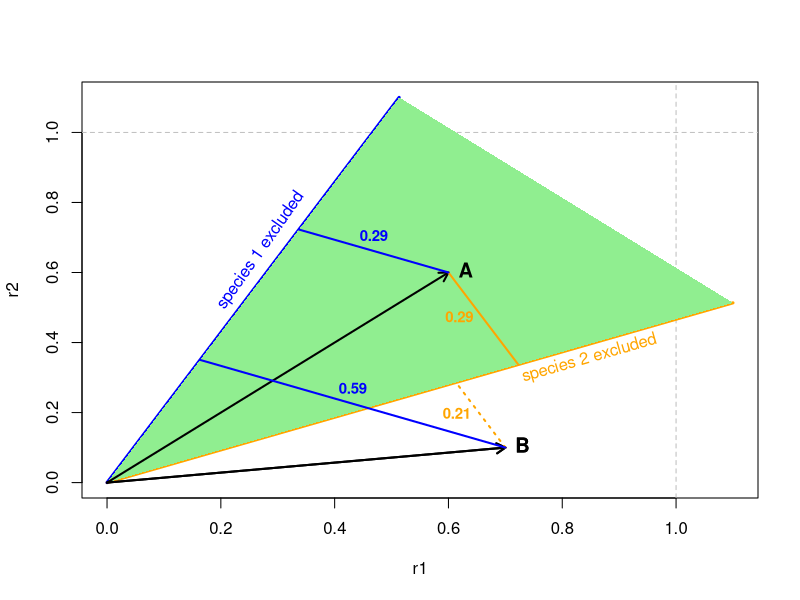
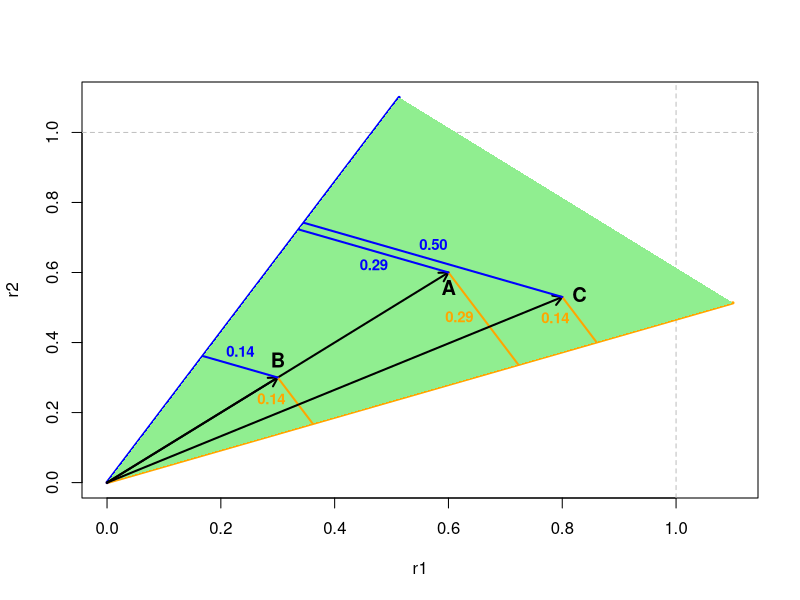

Generate these figures, in order, with R:
# Species interaction matrix
A <- matrix(data = NA, nrow = 2, ncol = 2)
A[1,1] <- -0.75
A[2,2] <- -0.75
A[1,2] <- -0.35
A[2,1] <- -0.35

# Calculate slopes for cone borders
slope1 <- A[1,2]/A[1,1]  # -0.35/-0.75 = 0.4667
slope2 <- A[2,2]/A[2,1]  # -0.75/-0.35 = 2.1429

# Create a simple plot with gray dashed lines at x=1 and y=1
plot(0:1.1, 0:1.1, type = "n", 
     xlim = c(0, 1.1), ylim = c(0, 1.1),
     xlab = "r1", ylab = "r2", main = "")

# Add vertical line at x=1 (gray dashed)
abline(v = 1, col = "gray", lty = 2)

# Add horizontal line at y=1 (gray dashed)
abline(h = 1, col = "gray", lty = 2)

# Draw the cone borders (lines from origin)
x_vals <- c(0, 1.1)
y1_vals <- c(0, 1.1 * slope1)

# For slope2, stop at y=1.1
x_end_slope2 <- 1.1 / slope2  # x value where y=1.1
y2_vals <- c(0, 1.1)
x2_vals <- c(0, x_end_slope2)

lines(x_vals, y1_vals, col = "orange", lwd = 3)
lines(x2_vals, y2_vals, col = "blue", lwd = 3)

# Fill the cone area
x_fill <- c(0, 1.1, 1.1/slope2, 0)
y_fill <- c(0, 1.1 * slope1, 1.1, 0)
polygon(x_fill, y_fill, col = "lightgreen", border = NA)

# Add vector arrow from (0,0) to (0.6, 0.6)
arrows(0, 0, 0.6, 0.6, col = "black", lwd = 2, length = 0.1)
# Add letter "A" at the tip of the arrow
text(0.6, 0.6, "A", pos = 4, col = "black", cex = 1.2, font = 2)

# Add vector arrow B from (0,0) to (0.7, 0.1)
arrows(0, 0, 0.7, 0.1, col = "black", lwd = 2, length = 0.1)

# Add letter "B" at the tip of arrow B
text(0.7, 0.1, "B", pos = 4, col = "black", cex = 1.2, font = 2)

# Calculate shortest distances from A(0.6, 0.6) to each slope line
# Point A coordinates
Ax <- 0.6
Ay <- 0.6

# Distance to slope1 line
dist1_A <- abs(slope1 * Ax - Ay) / sqrt(slope1^2 + 1)
# Distance to slope2 line  
dist2_A <- abs(slope2 * Ax - Ay) / sqrt(slope2^2 + 1)

# Find perpendicular points on each line for point A
x1_perp_A <- (Ax + slope1 * Ay) / (slope1^2 + 1)
y1_perp_A <- slope1 * x1_perp_A

x2_perp_A <- (Ax + slope2 * Ay) / (slope2^2 + 1)
y2_perp_A <- slope2 * x2_perp_A

# Draw perpendicular lines from A
lines(c(Ax, x1_perp_A), c(Ay, y1_perp_A), col = "orange", lwd = 2, lty = )
lines(c(Ax, x2_perp_A), c(Ay, y2_perp_A), col = "blue", lwd = 2, lty = 1)

# Add distance labels on the lines for A
mid1_x_A <- (Ax + x1_perp_A) / 2
mid1_y_A <- (Ay + y1_perp_A) / 2
mid2_x_A <- (Ax + x2_perp_A) / 2
mid2_y_A <- (Ay + y2_perp_A) / 2

text(mid1_x_A, mid1_y_A, sprintf("%.2f", dist1_A), pos = 2, col = "orange", cex = 0.9, font = 2)
text(mid2_x_A, mid2_y_A, sprintf("%.2f", dist2_A), pos = 3, col = "blue", cex = 0.9, font = 2)

# Add vector arrow B from (0,0) to (0.7, 0.1)
arrows(0, 0, 0.7, 0.1, col = "black", lwd = 2, length = 0.1)

# Add letter "B" at the tip of arrow B
text(0.7, 0.1, "B", pos = 4, col = "black", cex = 1.2, font = 2)

# Calculate shortest distances from B(0.7, 0.1) to each slope line
# Point B coordinates
Bx <- 0.7
By <- 0.1

# Distance from point to line ax + by + c = 0 is |ax + by + c|/sqrt(a^2 + b^2)
# Line 1: y = slope1*x => slope1*x - y = 0 => a=slope1, b=-1, c=0
# Line 2: y = slope2*x => slope2*x - y = 0 => a=slope2, b=-1, c=0

# Distance to slope1 line
dist1 <- abs(slope1 * Bx - By) / sqrt(slope1^2 + 1)
# Distance to slope2 line  
dist2 <- abs(slope2 * Bx - By) / sqrt(slope2^2 + 1)

# Find perpendicular points on each line
# For line y = slope1*x, perpendicular from (Bx, By)
# Perpendicular slope = -1/slope1
# Point on line: solve system of equations
x1_perp <- (Bx + slope1 * By) / (slope1^2 + 1)
y1_perp <- slope1 * x1_perp

# For line y = slope2*x, perpendicular from (Bx, By)
x2_perp <- (Bx + slope2 * By) / (slope2^2 + 1)
y2_perp <- slope2 * x2_perp

# Draw perpendicular lines
lines(c(Bx, x1_perp), c(By, y1_perp), col = "orange", lwd = 2, lty = 3)
lines(c(Bx, x2_perp), c(By, y2_perp), col = "blue", lwd = 2, lty = 1)

# Add distance labels on the lines
mid1_x <- (Bx + x1_perp) / 2
mid1_y <- (By + y1_perp) / 2
mid2_x <- (Bx + x2_perp) / 2
mid2_y <- (By + y2_perp) / 2

text(mid1_x, mid1_y, sprintf("%.2f", dist1), pos = 2, col = "orange", cex = 0.9, font = 2)
text(mid2_x, mid2_y, sprintf("%.2f", dist2), pos = 3, col = "blue", cex = 0.9, font = 2)

# Add the text
text(0.2, 0.5, labels = "species 1 excluded", srt = 55
     , adj = 0, col = "blue")

# Add the text
text(0.73, 0.30, labels = "species 2 excluded", srt = 16
     , adj = 0, col = "orange")


#### ahora con dos vectores con misma distancia

# Species interaction matrix
A <- matrix(data = NA, nrow = 2, ncol = 2)
A[1,1] <- -0.75
A[2,2] <- -0.75
A[1,2] <- -0.35
A[2,1] <- -0.35

# Calculate slopes for cone borders
slope1 <- A[1,2]/A[1,1]  # -0.35/-0.75 = 0.4667
slope2 <- A[2,2]/A[2,1]  # -0.75/-0.35 = 2.1429

# Create a simple plot with gray dashed lines at x=1 and y=1
plot(0:1.1, 0:1.1, type = "n", 
     xlim = c(0, 1.1), ylim = c(0, 1.1),
     xlab = "r1", ylab = "r2", main = "")

# Add vertical line at x=1 (gray dashed)
abline(v = 1, col = "gray", lty = 2)

# Add horizontal line at y=1 (gray dashed)
abline(h = 1, col = "gray", lty = 2)

# Draw the cone borders (lines from origin)
x_vals <- c(0, 1.1)
y1_vals <- c(0, 1.1 * slope1)

# For slope2, stop at y=1.1
x_end_slope2 <- 1.1 / slope2  # x value where y=1.1
y2_vals <- c(0, 1.1)
x2_vals <- c(0, x_end_slope2)

lines(x_vals, y1_vals, col = "orange", lwd = 3)
lines(x2_vals, y2_vals, col = "blue", lwd = 3)

# Fill the cone area
x_fill <- c(0, 1.1, 1.1/slope2, 0)
y_fill <- c(0, 1.1 * slope1, 1.1, 0)
polygon(x_fill, y_fill, col = "lightgreen", border = NA)

# Add vector arrow from (0,0) to (0.6, 0.6)
arrows(0, 0, 0.6, 0.6, col = "black", lwd = 2, length = 0.1)
# Add letter "A" at the tip of the arrow
text(0.6, 0.6, "A", pos = 1, col = "black", cex = 1.2, font = 2)

# Add vector arrow B from (0,0) to (0.3, 0.3)
arrows(0, 0, 0.3, 0.3, col = "black", lwd = 2, length = 0.1)
# Add letter "B" at the tip of arrow B
text(0.3, 0.3, "B", pos = 3, col = "black", cex = 1.2, font = 2)

# Calculate shortest distances from A(0.6, 0.6) to each slope line
# Point A coordinates
Ax <- 0.6
Ay <- 0.6

# Distance to slope1 line
dist1_A <- abs(slope1 * Ax - Ay) / sqrt(slope1^2 + 1)
# Distance to slope2 line  
dist2_A <- abs(slope2 * Ax - Ay) / sqrt(slope2^2 + 1)

# Find perpendicular points on each line for point A
x1_perp_A <- (Ax + slope1 * Ay) / (slope1^2 + 1)
y1_perp_A <- slope1 * x1_perp_A

x2_perp_A <- (Ax + slope2 * Ay) / (slope2^2 + 1)
y2_perp_A <- slope2 * x2_perp_A

# Draw perpendicular lines from A
lines(c(Ax, x1_perp_A), c(Ay, y1_perp_A), col = "orange", lwd = 2, lty = 1)
lines(c(Ax, x2_perp_A), c(Ay, y2_perp_A), col = "blue", lwd = 2, lty = 1)

# Add distance labels on the lines for A
mid1_x_A <- (Ax + x1_perp_A) / 2
mid1_y_A <- (Ay + y1_perp_A) / 2
mid2_x_A <- (Ax + x2_perp_A) / 2
mid2_y_A <- (Ay + y2_perp_A) / 2

text(mid1_x_A, mid1_y_A, sprintf("%.2f", dist1_A), pos = 2, col = "orange", cex = 0.9, font = 2)
text(mid2_x_A, mid2_y_A, sprintf("%.2f", dist2_A), pos = 1, col = "blue", cex = 0.9, font = 2)


# Calculate shortest distances from B(0.7, 0.1) to each slope line
# Point B coordinates
Bx <- 0.3
By <- 0.3

# Distance from point to line ax + by + c = 0 is |ax + by + c|/sqrt(a^2 + b^2)
# Line 1: y = slope1*x => slope1*x - y = 0 => a=slope1, b=-1, c=0
# Line 2: y = slope2*x => slope2*x - y = 0 => a=slope2, b=-1, c=0

# Distance to slope1 line
dist1 <- abs(slope1 * Bx - By) / sqrt(slope1^2 + 1)
# Distance to slope2 line  
dist2 <- abs(slope2 * Bx - By) / sqrt(slope2^2 + 1)

# Find perpendicular points on each line
# For line y = slope1*x, perpendicular from (Bx, By)
# Perpendicular slope = -1/slope1
# Point on line: solve system of equations
x1_perp <- (Bx + slope1 * By) / (slope1^2 + 1)
y1_perp <- slope1 * x1_perp

# For line y = slope2*x, perpendicular from (Bx, By)
x2_perp <- (Bx + slope2 * By) / (slope2^2 + 1)
y2_perp <- slope2 * x2_perp

# Draw perpendicular lines
lines(c(Bx, x1_perp), c(By, y1_perp), col = "orange", lwd = 2, lty = 1)
lines(c(Bx, x2_perp), c(By, y2_perp), col = "blue", lwd = 2, lty = 1)

# Add distance labels on the lines
mid1_x <- (Bx + x1_perp) / 2
mid1_y <- (By + y1_perp) / 2
mid2_x <- (Bx + x2_perp) / 2
mid2_y <- (By + y2_perp) / 2

text(mid1_x, mid1_y, sprintf("%.2f", dist1), pos = 2, col = "orange", cex = 0.9, font = 2)
text(mid2_x, mid2_y, sprintf("%.2f", dist2), pos = 3, col = "blue", cex = 0.9, font = 2)

# Add vector arrow C from (0,0) to (0.8, 0.55)
arrows(0, 0, 0.8, 0.53, col = "black", lwd = 2, length = 0.1)
# Add letter "B" at the tip of arrow B
text(0.8, 0.53, "C", pos = 4, col = "black", cex = 1.2, font = 2)


# Calculate shortest distances from B(0.8, 0.55) to each slope line
# Point B coordinates
Cx <- 0.8
Cy <- 0.53

# Distance from point to line ax + by + c = 0 is |ax + by + c|/sqrt(a^2 + b^2)
# Line 1: y = slope1*x => slope1*x - y = 0 => a=slope1, b=-1, c=0
# Line 2: y = slope2*x => slope2*x - y = 0 => a=slope2, b=-1, c=0

# Distance to slope1 line
dist1 <- abs(slope1 * Cx - Cy) / sqrt(slope1^2 + 1)
# Distance to slope2 line  
dist2 <- abs(slope2 * Cx - Cy) / sqrt(slope2^2 + 1)

# Find perpendicular points on each line
# For line y = slope1*x, perpendicular from (Bx, By)
# Perpendicular slope = -1/slope1
# Point on line: solve system of equations
x1_perp <- (Cx + slope1 * Cy) / (slope1^2 + 1)
y1_perp <- slope1 * x1_perp

# For line y = slope2*x, perpendicular from (Bx, By)
x2_perp <- (Cx + slope2 * Cy) / (slope2^2 + 1)
y2_perp <- slope2 * x2_perp

# Draw perpendicular lines
lines(c(Cx, x1_perp), c(Cy, y1_perp), col = "orange", lwd = 2, lty = 1)
lines(c(Cx, x2_perp), c(Cy, y2_perp), col = "blue", lwd = 2, lty = 1)

# Add distance labels on the lines
mid1_x <- (Cx + x1_perp) / 2
mid1_y <- (Cy + y1_perp) / 2
mid2_x <- (Cx + x2_perp) / 2
mid2_y <- (Cy + y2_perp) / 2

text(mid1_x, mid1_y, sprintf("%.2f", dist1), pos = 2, col = "orange", cex = 0.9, font = 2)
text(mid2_x, mid2_y, sprintf("%.2f", dist2), pos = 3, col = "blue", cex = 0.9, font = 2)







